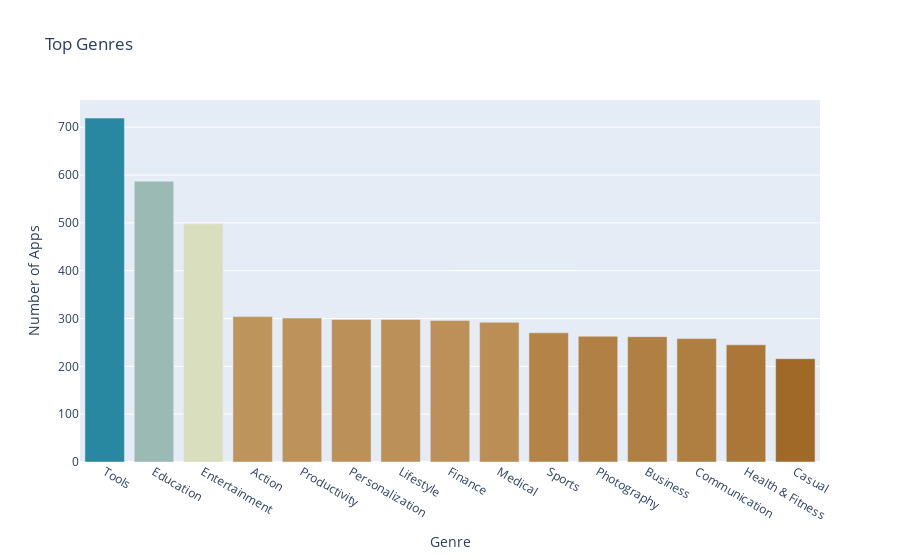

This figure's notebook cell:
### Markdown cell above
- color_continuous_scale คือ การกำหนด Continuous Color Scales

aggrnyl     agsunset    blackbody   bluered     blues       blugrn      bluyl       brwnyl
bugn        bupu        burg        burgyl      cividis     darkmint    electric    emrld
gnbu        greens      greys       hot         inferno     jet         magenta     magma
mint        orrd        oranges     oryel       peach       pinkyl      plasma      plotly3
pubu        pubugn      purd        purp        purples     purpor      rainbow     rdbu
rdpu        redor       reds        sunset      sunsetdark  teal        tealgrn     turbo
viridis     ylgn        ylgnbu      ylorbr      ylorrd      algae       amp         deep
dense       gray        haline      ice         matter      solar       speed       tempo
thermal     turbid      armyrose    brbg        earth       fall        geyser      prgn
piyg        picnic      portland    puor        rdgy        rdylbu      rdylgn      spectral
tealrose    temps       tropic      balance     curl        delta       oxy         edge
hsv         icefire     phase       twilight    mrybm       mygbm

### Code cell
bar = px.bar(x = num_genres.index[:15], # index = category name
             y = num_genres.values[:15], # count
             title='Top Genres',
             hover_name=num_genres.index[:15],
             color=num_genres.values[:15],
             color_continuous_scale='earth')
 
bar.update_layout(xaxis_title='Genre',
yaxis_title='Number of Apps',
coloraxis_showscale=False)
 
bar.show()

### Figure 1 — Plotly figure (JSON) as saved in the notebook; plotly's stock layout.template omitted (floating-point values rounded to 4 significant figures)
{"data": [{"alignmentgroup": "True", "hovertemplate": "<b>%{hovertext}</b><br><br>x=%{x}<br>y=%{y}<br>color=%{marker.color}<extra></extra>", "hovertext": ["Tools", "Education", "Entertainment", "Action", "Productivity", "Personalization", "Lifestyle", "Finance", "Medical", "Sports", "Photography", "Business", "Communication", "Health & Fitness", "Casual"], "legendgroup": "", "marker": {"color": [719, 587, 498, 304, 301, 298, 298, 296, 292, 270, 263, 262, 258, 245, 216], "coloraxis": "coloraxis", "pattern": {"shape": ""}}, "name": "", "offsetgroup": "", "orientation": "v", "showlegend": false, "textposition": "auto", "type": "bar", "x": ["Tools", "Education", "Entertainment", "Action", "Productivity", "Personalization", "Lifestyle", "Finance", "Medical", "Sports", "Photography", "Business", "Communication", "Health & Fitness", "Casual"], "xaxis": "x", "y": [719, 587, 498, 304, 301, 298, 298, 296, 292, 270, 263, 262, 258, 245, 216], "yaxis": "y"}], "layout": {"barmode": "relative", "coloraxis": {"colorbar": {"title": {"text": "color"}}, "colorscale": [[0, "rgb(161, 105, 40)"], [0.1667, "rgb(189, 146, 90)"], [0.3333, "rgb(214, 189, 141)"], [0.5, "rgb(237, 234, 194)"], [0.6667, "rgb(181, 200, 184)"], [0.8333, "rgb(121, 167, 172)"], [1, "rgb(40, 135, 161)"]], "showscale": false}, "legend": {"tracegroupgap": 0}, "title": {"text": "Top Genres"}, "xaxis": {"anchor": "y", "domain": [0, 1], "title": {"text": "Genre"}}, "yaxis": {"anchor": "x", "domain": [0, 1], "title": {"text": "Number of Apps"}}}}
